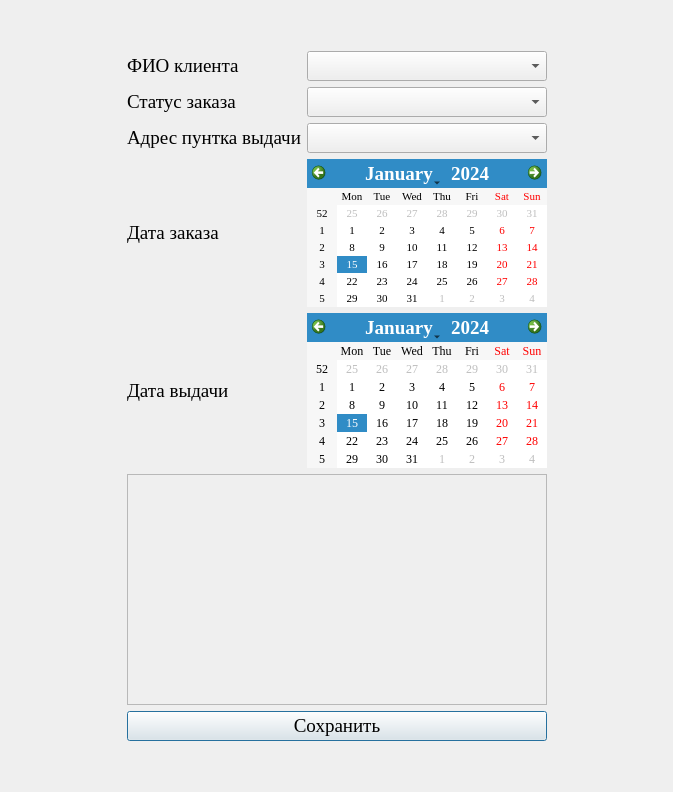
<?xml version="1.0" encoding="UTF-8"?>
<ui version="4.0">
 <class>OrderDialog</class>
 <widget class="QDialog" name="OrderDialog">
  <property name="geometry">
   <rect>
    <x>0</x>
    <y>0</y>
    <width>673</width>
    <height>792</height>
   </rect>
  </property>
  <property name="font">
   <font>
    <family>Times New Roman</family>
    <pointsize>14</pointsize>
   </font>
  </property>
  <property name="windowTitle">
   <string>Dialog</string>
  </property>
  <layout class="QGridLayout" name="gridLayout" rowstretch="0,0,0,0,0,0,1,0,0">
   <item row="6" column="1" colspan="2">
    <widget class="QScrollArea" name="scrollArea">
     <property name="widgetResizable">
      <bool>true</bool>
     </property>
     <widget class="QWidget" name="scrollAreaWidgetContents">
      <property name="geometry">
       <rect>
        <x>0</x>
        <y>0</y>
        <width>489</width>
        <height>175</height>
       </rect>
      </property>
      <layout class="QVBoxLayout" name="verticalLayout"/>
     </widget>
    </widget>
   </item>
   <item row="4" column="2">
    <widget class="QCalendarWidget" name="Date">
     <property name="font">
      <font>
       <pointsize>8</pointsize>
      </font>
     </property>
    </widget>
   </item>
   <item row="5" column="2">
    <widget class="QCalendarWidget" name="DateDelivery">
     <property name="font">
      <font>
       <family>Times New Roman</family>
       <pointsize>9</pointsize>
      </font>
     </property>
    </widget>
   </item>
   <item row="1" column="2">
    <widget class="QComboBox" name="comboBoxFIO"/>
   </item>
   <item row="8" column="1">
    <spacer name="verticalSpacer">
     <property name="orientation">
      <enum>Qt::Vertical</enum>
     </property>
     <property name="sizeHint" stdset="0">
      <size>
       <width>20</width>
       <height>40</height>
      </size>
     </property>
    </spacer>
   </item>
   <item row="0" column="1">
    <spacer name="verticalSpacer_2">
     <property name="orientation">
      <enum>Qt::Vertical</enum>
     </property>
     <property name="sizeHint" stdset="0">
      <size>
       <width>20</width>
       <height>40</height>
      </size>
     </property>
    </spacer>
   </item>
   <item row="3" column="2">
    <widget class="QComboBox" name="comboBoxAddress"/>
   </item>
   <item row="1" column="0">
    <spacer name="horizontalSpacer">
     <property name="orientation">
      <enum>Qt::Horizontal</enum>
     </property>
     <property name="sizeHint" stdset="0">
      <size>
       <width>40</width>
       <height>20</height>
      </size>
     </property>
    </spacer>
   </item>
   <item row="1" column="3">
    <spacer name="horizontalSpacer_2">
     <property name="orientation">
      <enum>Qt::Horizontal</enum>
     </property>
     <property name="sizeHint" stdset="0">
      <size>
       <width>40</width>
       <height>20</height>
      </size>
     </property>
    </spacer>
   </item>
   <item row="1" column="1">
    <widget class="QLabel" name="label">
     <property name="text">
      <string>ФИО клиента</string>
     </property>
    </widget>
   </item>
   <item row="4" column="1">
    <widget class="QLabel" name="label_4">
     <property name="text">
      <string>Дата заказа</string>
     </property>
    </widget>
   </item>
   <item row="3" column="1">
    <widget class="QLabel" name="label_3">
     <property name="text">
      <string>Адрес пунтка выдачи</string>
     </property>
    </widget>
   </item>
   <item row="5" column="1">
    <widget class="QLabel" name="label_5">
     <property name="text">
      <string>Дата выдачи</string>
     </property>
    </widget>
   </item>
   <item row="2" column="2">
    <widget class="QComboBox" name="comboBoxStatus"/>
   </item>
   <item row="2" column="1">
    <widget class="QLabel" name="label_2">
     <property name="text">
      <string>Статус заказа</string>
     </property>
    </widget>
   </item>
   <item row="7" column="1" colspan="2">
    <widget class="QPushButton" name="Save">
     <property name="text">
      <string>Сохранить</string>
     </property>
    </widget>
   </item>
  </layout>
 </widget>
 <resources/>
 <connections/>
</ui>
